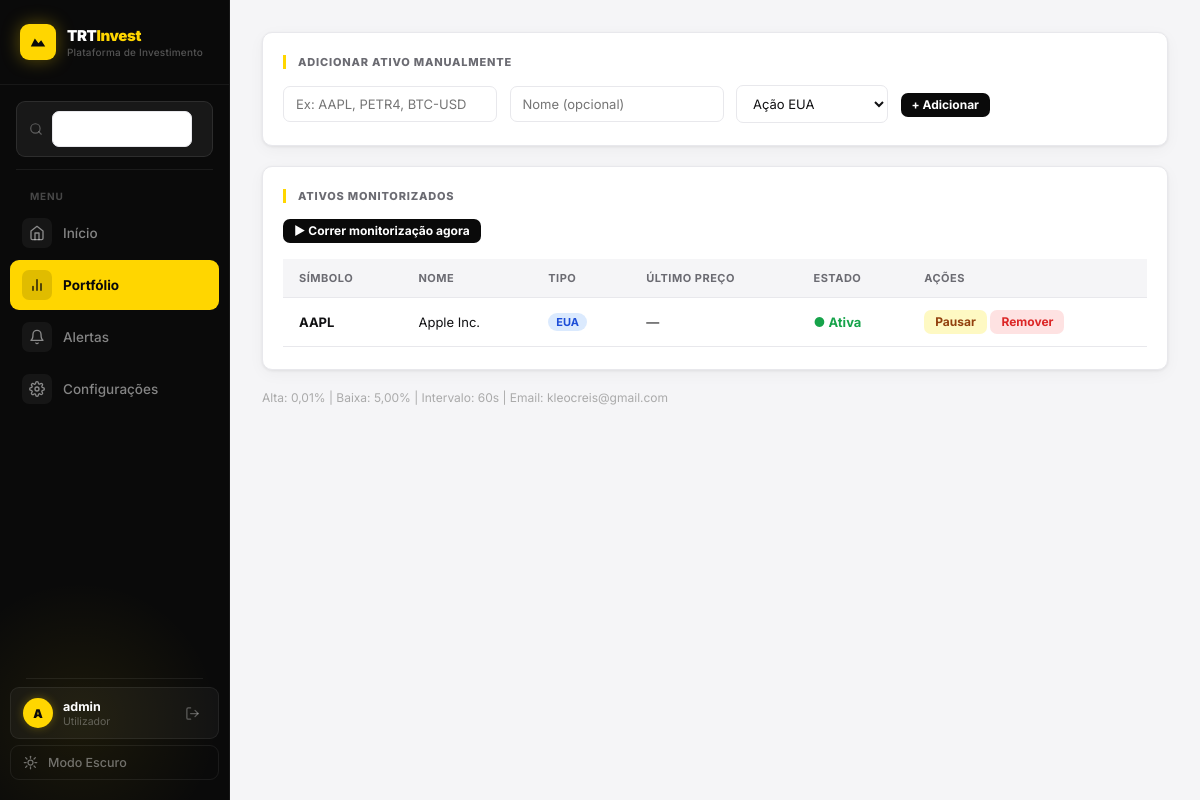
The page /portfolio/ (signed in) on the database its author committed.
### monitor/models.py (models this page shows, shortened)
class Stock(models.Model):
    TIPO_CHOICES = [
        ('stock_us', 'Ação EUA'),
        ('stock_br', 'Ação Brasil'),
        ('fii',      'Fundo Imobiliário'),
        ('crypto',   'Criptomoeda'),
    ]
    symbol    = models.CharField(max_length=15, unique=True)
    name      = models.CharField(max_length=100, blank=True)
    tipo      = models.CharField(max_length=10, choices=TIPO_CHOICES, default='stock_us')
    is_active = models.BooleanField(default=True)
    added_at  = models.DateTimeField(default=timezone.now)
    def display_symbol(self):
        return self.symbol.replace('.SA', '').replace('-USD', '')

class UserSettings(models.Model):
    monitoring_interval  = models.PositiveIntegerField(default=60)
    alert_threshold_high = models.DecimalField(max_digits=5, decimal_places=2, default=5.00)
    alert_threshold_low  = models.DecimalField(max_digits=5, decimal_places=2, default=5.00)
    alert_email          = models.EmailField(blank=True)

### monitor/views.py (the view)
# urls.py: path('portfolio/',                 views.stock_list,    name='stock_list'),
@login_required
def stock_list(request):
    stocks   = Stock.objects.all().order_by('-added_at')
    settings = UserSettings.objects.first()
    stocks_data = []
    for stock in stocks:
        last = stock.prices.first()
        stocks_data.append({
            'stock':        stock,
            'last_price':   last.price if last else None,
            'last_fetched': last.fetched_at if last else None,
        })
    return render(request, 'monitor/stock_list.html', {
        'stocks_data': stocks_data,
        'settings':    settings,
    })

### monitor/templates/monitor/stock_list.html (shortened to what this page needs)
{% extends 'monitor/base.html' %}
{% block content %}
<div class="card">
    <div class="section-title">Adicionar ativo manualmente</div>
    <form method="post" action="{% url 'stock_add' %}">
        <input type="text" name="symbol" placeholder="Ex: AAPL, PETR4, BTC-USD" required>
        <input type="text" name="name" placeholder="Nome (opcional)">
        <select name="tipo">
            <option value="stock_us">Ação EUA</option>
        </select>
        <button class="btn btn-add btn-sm" type="submit">+ Adicionar</button>
    </form>
</div>
<div class="card">
    <div class="section-title">Ativos monitorizados</div>
    <form method="post" action="{% url 'run_monitor' %}" style="margin-bottom:16px">
        <button class="btn btn-monitor btn-sm" type="submit">▶ Correr monitorização agora</button>
    </form>
    {% if stocks_data %}
    <table>
        <tr>
            <th>Símbolo</th><th>Nome</th><th>Tipo</th>
            <th>Último preço</th><th>Estado</th><th>Ações</th>
        </tr>
        {% for item in stocks_data %}
        <tr>
            <td>
                <a href="{% url 'stock_detail' item.stock.symbol %}">
                    {{ item.stock.display_symbol }}
                </a>
            </td>
            <td>{{ item.stock.name|default:"—" }}</td>
            <td>
                {% if item.stock.tipo == 'stock_us' %}<span class="badge badge-us">EUA</span>
                {% elif item.stock.tipo == 'stock_br' %}<span class="badge badge-br">Brasil</span>
                {% elif item.stock.tipo == 'fii' %}<span class="badge badge-fii">FII</span>
                {% elif item.stock.tipo == 'crypto' %}<span class="badge badge-crypto">Cripto</span>
                {% endif %}
            </td>
            <td>
                {% if item.last_price %}
                    <strong>{{ item.last_price }}</strong>
                    <small style="color:#aaa"> @ {{ item.last_fetched|date:"H:i" }}</small>
                {% else %}—{% endif %}
            </td>
            <td>
                {% if item.stock.is_active %}
                    <span class="status-active">● Ativa</span>
                {% else %}
                    <span class="status-paused">● Pausada</span>
                {% endif %}
            </td>
            <td>
                <form style="display:inline" method="post" action="{% url 'stock_toggle' item.stock.pk %}">
                    <button class="btn btn-toggle btn-sm">{% if item.stock.is_active %}Pausar{% else %}Ativar{% endif %}</button>
                </form>
                <form style="display:inline" method="post" action="{% url 'stock_remove' item.stock.pk %}"
                      onsubmit="return confirm('Remover este ativo?')">
                    <button class="btn btn-remove btn-sm">Remover</button>
                </form>
            </td>
        </tr>
        {% endfor %}
    </table>
    {% else %}
        <p style="color:#aaa">Nenhum ativo. Vai ao <a href="{% url 'home' %}">início</a> para explorar.</p>
    {% endif %}
</div>
{% if settings %}
<p style="color:#aaa;font-size:12px">
    Alta: {{ settings.alert_threshold_high }}% |
    Baixa: {{ settings.alert_threshold_low }}% |
    Intervalo: {{ settings.monitoring_interval }}s |
    Email: {{ settings.alert_email|default:"não configurado" }}
</p>
{% endif %}
{% endblock %}

### monitor/templates/monitor/base.html (shortened to what this page needs)
{% load static %}
<!DOCTYPE html>
<html lang="pt">
<head>
    <link rel="stylesheet" href="{% static 'monitor/css/main.css' %}?v=3">
</head>
<body>
<aside class="sidebar" id="sidebar">
    <div class="sb-glow" aria-hidden="true"></div>
    <a class="sb-logo" href="{% url 'home' %}">
        <div class="sb-logo-mark">
            <svg width="18" height="18" viewBox="0 0 20 20" fill="none">
                <path d="M2 15L6.5 6L10.5 11.5L13.5 8L18 15H2Z" fill="#0a0a0a"/>
            </svg>
        </div>
        <div class="sb-logo-text">
            <span class="sb-logo-title">TRT<em>Invest</em></span>
            <span class="sb-logo-sub">Plataforma de Investimento</span>
        </div>
    </a>
    <div class="sb-search-wrap">
        <svg width="14" height="14" viewBox="0 0 24 24" fill="none" stroke="currentColor" stroke-width="2" stroke-linecap="round" stroke-linejoin="round">
            <circle cx="11" cy="11" r="8"/><line x1="21" y1="21" x2="16.65" y2="16.65"/>
        </svg>
        <form method="get" action="/search/">
            <input type="text" name="q" placeholder="Pesquisar ativo..." autocomplete="off">
        </form>
    </div>
    <div class="sb-divider"></div>
    <nav class="sb-nav">
        <span class="sb-section-label">Menu</span>
        <a href="{% url 'home' %}" class="sb-link" id="nav-home">
            <span class="sb-link-icon">
                <svg width="16" height="16" viewBox="0 0 24 24" fill="none" stroke="currentColor" stroke-width="2" stroke-linecap="round" stroke-linejoin="round">
                    <path d="M3 9l9-7 9 7v11a2 2 0 0 1-2 2H5a2 2 0 0 1-2-2z"/>
                    <polyline points="9 22 9 12 15 12 15 22"/>
                </svg>
            </span>
            <span>Início</span>
        </a>
        <a href="{% url 'stock_list' %}" class="sb-link" id="nav-portfolio">
            <span class="sb-link-icon">
                <svg width="16" height="16" viewBox="0 0 24 24" fill="none" stroke="currentColor" stroke-width="2" stroke-linecap="round" stroke-linejoin="round">
                    <path d="M18 20V10M12 20V4M6 20v-6"/>
                </svg>
            </span>
            <span>Portfólio</span>
        </a>
        <a href="{% url 'alert_history' %}" class="sb-link" id="nav-alertas">
            <span class="sb-link-icon">
                <svg width="16" height="16" viewBox="0 0 24 24" fill="none" stroke="currentColor" stroke-width="2" stroke-linecap="round" stroke-linejoin="round">
                    <path d="M18 8A6 6 0 0 0 6 8c0 7-3 9-3 9h18s-3-2-3-9"/>
                    <path d="M13.73 21a2 2 0 0 1-3.46 0"/>
                </svg>
            </span>
            <span>Alertas</span>
        </a>
        <a href="{% url 'settings' %}" class="sb-link" id="nav-config">
            <span class="sb-link-icon">
            </span>
            <span>Configurações</span>
        </a>
    </nav>
    <div style="flex:1"></div>
    <div class="sb-bottom">
        <div class="sb-divider"></div>
        {% if user.is_authenticated %}
        <div class="sb-user">
            <div class="sb-avatar">{{ user.first_name|first|default:user.username|first|upper }}</div>
            <div class="sb-user-info">
                <span class="sb-user-name">{% if user.first_name %}{{ user.first_name }}{% else %}{{ user.username }}{% endif %}</span>
                <span class="sb-user-role">Utilizador</span>
            </div>
            <a href="{% url 'logout' %}" class="sb-logout" title="Sair">
                <svg width="15" height="15" viewBox="0 0 24 24" fill="none" stroke="currentColor" stroke-width="2" stroke-linecap="round" stroke-linejoin="round">
                    <path d="M9 21H5a2 2 0 0 1-2-2V5a2 2 0 0 1 2-2h4"/>
                    <polyline points="16 17 21 12 16 7"/>
                    <line x1="21" y1="12" x2="9" y2="12"/>
                </svg>
            </a>
        </div>
        {% endif %}
        <button class="sb-theme" id="theme-btn" aria-label="Alternar tema">
            <span class="sb-theme-label">Modo Escuro</span>
        </button>
    </div>
</aside>
<div class="page-wrap">
    <main class="{% block container_class %}container{% endblock %}">
        {% block content %}{% endblock %}
    </main>
</div>
</body>
</html>

### rows shown on the page
Stock: stock.display_symbol "AAPL", stock.name "Apple Inc.", tipo "EUA", is_active "● Ativa"
UserSettings: alert_threshold_high "0,01", alert_threshold_low "5,00", monitoring_interval "60", alert_email "kleocreis@gmail.com"

### other values the page prints
{{ user.first_name|first|default:user.username|first|upper }} "A"
{{ user.username }} "admin"
